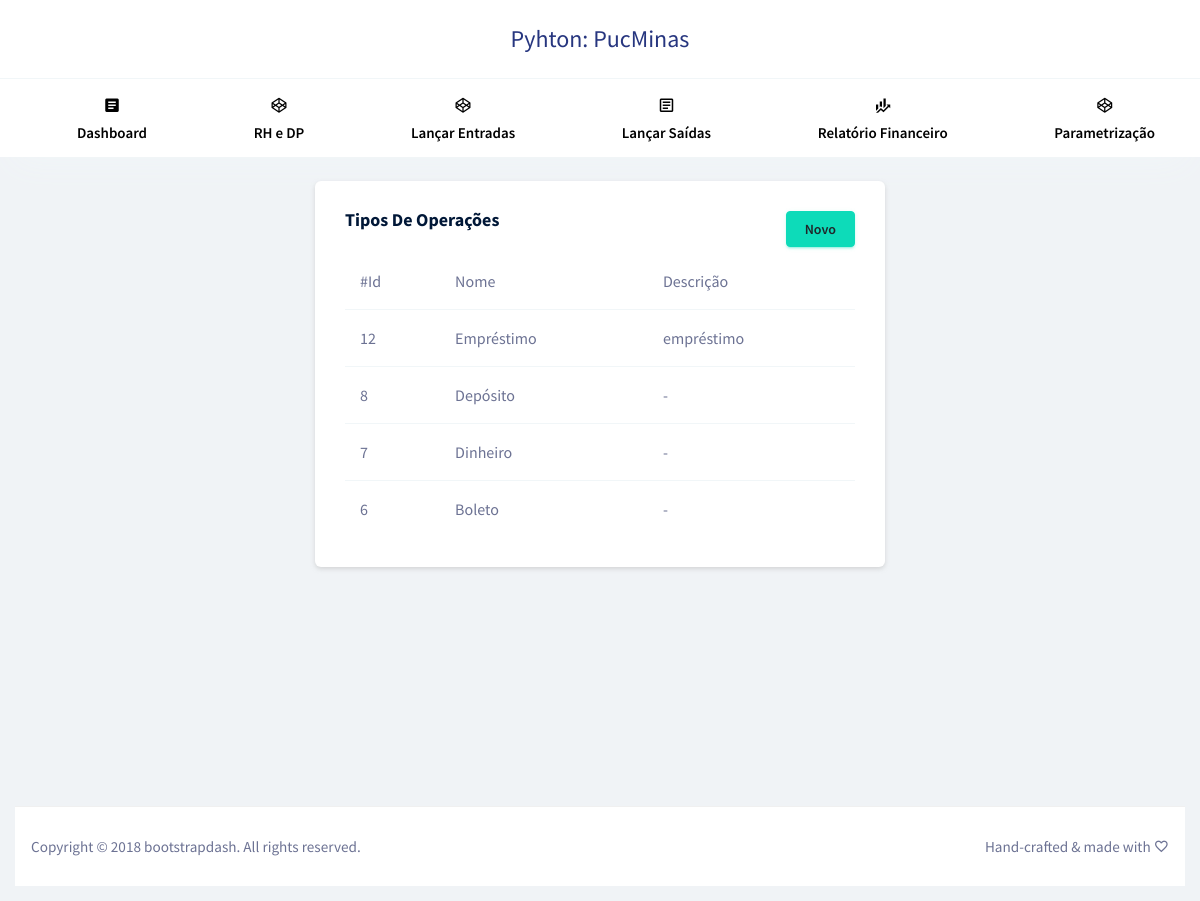
Screenshot of /tipo-operacao/ with the database file from the repository.
### aplicacao/models/tipoOperacao.py (models this page shows, shortened)
class TipoOperacao(models.Model):
	nome = models.CharField(max_length=30)
	descricao = models.CharField(max_length=30)

### aplicacao/views/view_tipoOperacao.py (the view)
def index(request):
    returnedObjects = TipoOperacao.objects.all().order_by('-id')
    dados = {"returnedObjectsList": returnedObjects}
    return render(request, "tipo-operacao/listar.html", dados)

### aplicacao/templates/tipo-operacao/listar.html
{% extends 'layout/app.html' %}
{% block xpto %}
<div class="row justify-content-md-center">
	<div class="col-6 grid-margin stretch-card">
		<div class="card">
			<div class="card-body">
				<div class="row">
					<div class="col-6"><h4 class="card-title">Tipos de Operações</h4></div>
					<div class="col-6" style="text-align:right"><a href="{% url 'tipo-operacao.create' %}" type="button" class="btn btn-success">Novo</a></div>
				</div>
				{% if returnedObjectsList %}
						<div class="table-responsive">
							<table class="table table-hover">
								<thead>
									<tr>
										<th>#Id</th>
										<th>Nome</th>
										<th>Descrição</th>
									</tr>
								</thead>
								<tbody>
								{% for object in returnedObjectsList %}
									<tr style="cursor:pointer" onclick="window.location='{% url 'tipo-operacao.show' object.id %}'">
										<td>{{ object.id }}</td>
										<td>{{ object.nome }}</td>
										<td>{{ object.descricao }}</td>
									</tr>
								{% endfor %}
								</tbody>
							</table>
						</div>
				{% else %}
					<p>Não há pessoas cadastradas.</p>
				{% endif %}
			</div>
		</div>
	</div>
</div>
{% endblock %}

### rows the page displays
TipoOperacao: id "12", nome "Empréstimo", descricao "empréstimo"
TipoOperacao: id "8", nome "Depósito", descricao "-"
TipoOperacao: id "7", nome "Dinheiro", descricao "-"
TipoOperacao: id "6", nome "Boleto", descricao "-"
